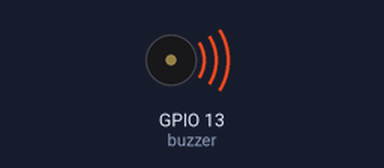
Bench run of a program on a simulated ESP32 board running MicroPython. On the bench: buzzer (waves = sounding). What the program prints to the serial console is not drawn. At 4.9 s the program stops and its outputs stay as they are.

Above: at 0.15 s.
At 2.77 s:
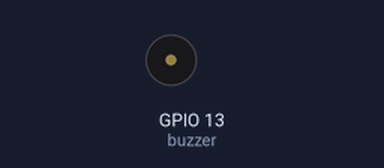
Timing chart, 0 to 3.1 s (numbered marks = the images above):
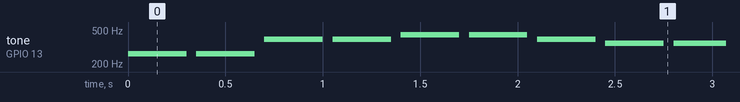

Measured:
- by itself, tone on GPIO 13 (buzzer): plays 262 Hz for 0.30 s, 262 Hz for 0.30 s, 392 Hz for 0.30 s, 392 Hz for 0.30 s, 440 Hz for 0.30 s, 440 Hz for 0.30 s … (14 notes in this stretch)

The program:

no_buzzer_controler.py
```python
from machine import Pin, PWM
import time

# 定义蜂鸣器引脚
buzzer = PWM(Pin(13))  # 假设蜂鸣器连接到GPIO 5

# 定义音符频率
notes = {
    'C4': 262,
    'D4': 294,
    'E4': 330,
    'F4': 349,
    'G4': 392,
    'A4': 440,
    'B4': 494,
    'C5': 523,
}

# 定义旋律
melody = ['C4', 'C4', 'G4', 'G4', 'A4', 'A4', 'G4',
          'F4', 'F4', 'E4', 'E4', 'D4', 'D4', 'C4']

# 定义每个音符的持续时间（秒）
duration = 0.3

def play_tone(freq, duration):
    buzzer.freq(freq)
    buzzer.duty_u16(32768)  # 50% 占空比
    time.sleep(duration)
    buzzer.duty_u16(0)  # 停止发声
    time.sleep(0.05)  # 短暂停顿

def play_melody():
    for note in melody:
        play_tone(notes[note], duration)

print("开始播放")
# 播放旋律
play_melody()
print("播放完毕")
# 清理
buzzer.deinit()
```
